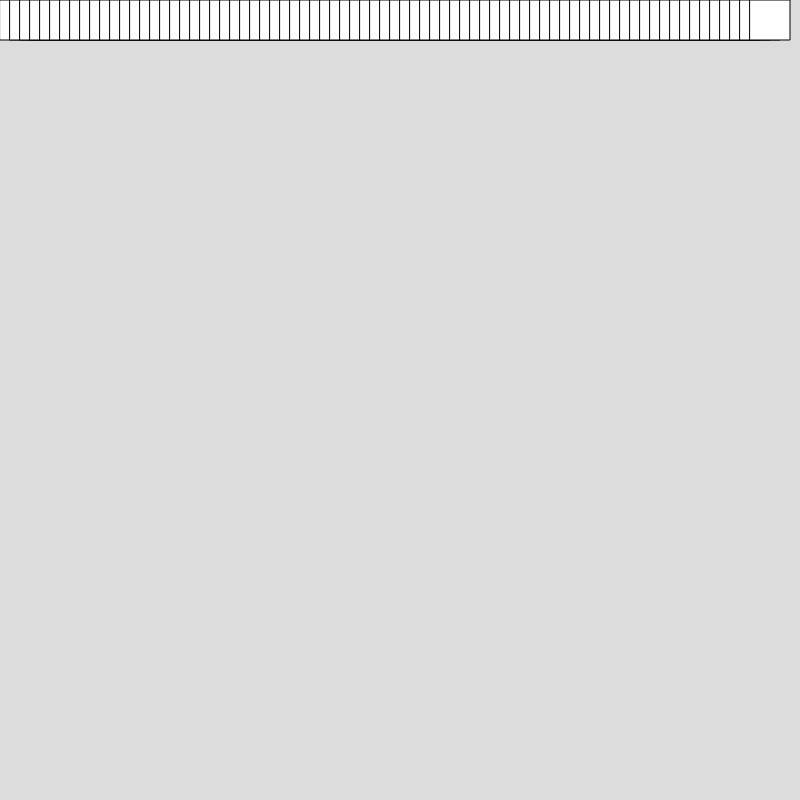
Frame 1 (no input)
Frame 60 (no input): identical to frame 1, image omitted
Frame 120 (the mouse pressed at the canvas centre since frame 60): identical to frame 1, image omitted

The p5.js sketch that drew this single still picture (run headless with seeded random() and noise() and a simulated clock; from frame 60 on, the mouse is pressed at the canvas centre):

// p5.js sketch
// ── sketch.js
// Project Title
// Your Name
// Date
//
// Extra for Experts:
// - describe what you did to take this project "above and beyond"

let rectWidth = 40

function setup() {
  createCanvas(800, 800);
  
}

function draw() {
  background(220);
  movement();
}

// function movement(){
//   rectMode(CORNER)
//   for (let x = 0; x < 800 - rectWith; x+=1){
//     if (x = 800 - rectWith && y === 0){
//       for (let y = 0; y < 800 - rectWith; y+=1){
//         if (y = 800 - rectWith && x === 800 - rectWith){
//           while ( y === 800 - rectWith && x !== 0){
//             x -= 1;
//             while ( x === 0 && y === 800 - rectWith){
//               y -= 1;
//             }
//             rect (x,y,rectWith, rectWith)
//           }
//         }
//       }
//     }
//   }
// }


function movement(){
  rectMode(CORNER);
  for ( let x = 0; x < 800 - rectWidth; x+=10){
    rect(x, 0, rectWidth)
  }
}
